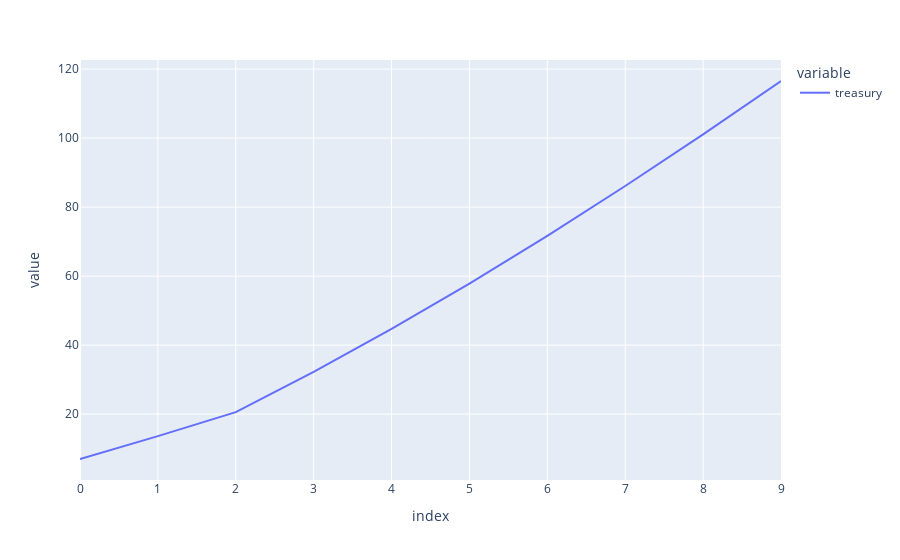

Here is the notebook cell this chart was saved with:
### Markdown cell above
### story 3: almost failed but funding helped it sustain

adjusting the near funding to be higher

### Code cell
#fundmodel = {'curvetype':'constant','amount':16}
fundmodel = {'curvetype':'step','L1amount':16,'L2amount':20,'league_policy':league_netgrowthrate}


# second, specify the growing trajectory for this specific DAO
# state variables
daotreasury = 0
daocost = 10 # cost to run this dao in each time step 
daoincome = 1 # external funding being raised in each time step

# so at the beginning, the income is lower than the cost

costmodel = {'curvetype':'saturate','maximum':daocost*1.2,'speed':1.5,'start':daocost}
incomemodel = {'curvetype':'saturate','maximum':daoincome*10,'speed':0.2,'start':daoincome}

# start simulation
Nstep = 10
var_df = runsimu(Nstep,daotreasury,{'costmodel':costmodel,'incomemodel':incomemodel,'fundmodel':fundmodel})
px.line(var_df,y=['treasury'])

### Figure 1 — Plotly figure (JSON) as saved in the notebook; plotly's stock layout.template omitted (floating-point values rounded to 4 significant figures)
{"data": [{"hovertemplate": "variable=treasury<br>index=%{x}<br>value=%{y}<extra></extra>", "legendgroup": "treasury", "line": {"color": "#636efa", "dash": "solid"}, "mode": "lines", "name": "treasury", "orientation": "v", "showlegend": true, "type": "scatter", "x": [0, 1, 2, 3, 4, 5, 6, 7, 8, 9], "xaxis": "x", "y": [7, 13.63, 20.59, 32.26, 44.69, 57.85, 71.68, 86.12, 101.1, 116.5], "yaxis": "y"}], "layout": {"legend": {"title": {"text": "variable"}, "tracegroupgap": 0}, "margin": {"t": 60}, "xaxis": {"anchor": "y", "domain": [0, 1], "title": {"text": "index"}}, "yaxis": {"anchor": "x", "domain": [0, 1], "title": {"text": "value"}}}}
